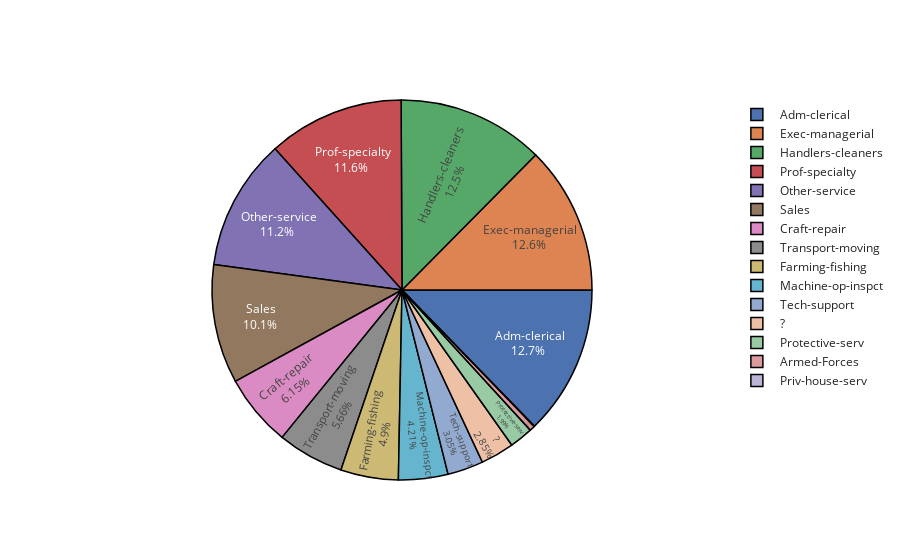

The cell this chart's notebook holds for it:
### Code cell
labels = [' Adm-clerical', ' Exec-managerial', ' Handlers-cleaners',
       ' Prof-specialty', ' Other-service', ' Sales', ' Craft-repair',
       ' Transport-moving', ' Farming-fishing', ' Machine-op-inspct',
       ' Tech-support', ' ?', ' Protective-serv', ' Armed-Forces',
       ' Priv-house-serv']
fig = go.Figure(data=[go.Pie(labels = labels, values = data['occupation'].value_counts(), rotation = 90)])

fig.update_traces(textposition='inside',
                  textinfo='percent+label',
                  marker=dict(line=dict(color='#000000', width = 1.5)))

fig.update_layout(title_x=0.5,
                  title_font=dict(size=20),
                  uniformtext_minsize=15,template='seaborn')


fig.show()

### Figure 1 — Plotly figure (JSON) as saved in the notebook; plotly's stock layout.template omitted (floating-point values rounded to 4 significant figures)
{"data": [{"labels": [" Adm-clerical", " Exec-managerial", " Handlers-cleaners", " Prof-specialty", " Other-service", " Sales", " Craft-repair", " Transport-moving", " Farming-fishing", " Machine-op-inspct", " Tech-support", " ?", " Protective-serv", " Armed-Forces", " Priv-house-serv"], "marker": {"line": {"color": "#000000", "width": 1.5}}, "rotation": 90, "textinfo": "percent+label", "textposition": "inside", "type": "pie", "values": [4140, 4099, 4066, 3770, 3650, 3295, 2002, 1843, 1597, 1370, 994, 928, 649, 149, 9]}], "layout": {"title": {"font": {"size": 20}, "x": 0.5}, "uniformtext": {"minsize": 15}}}
